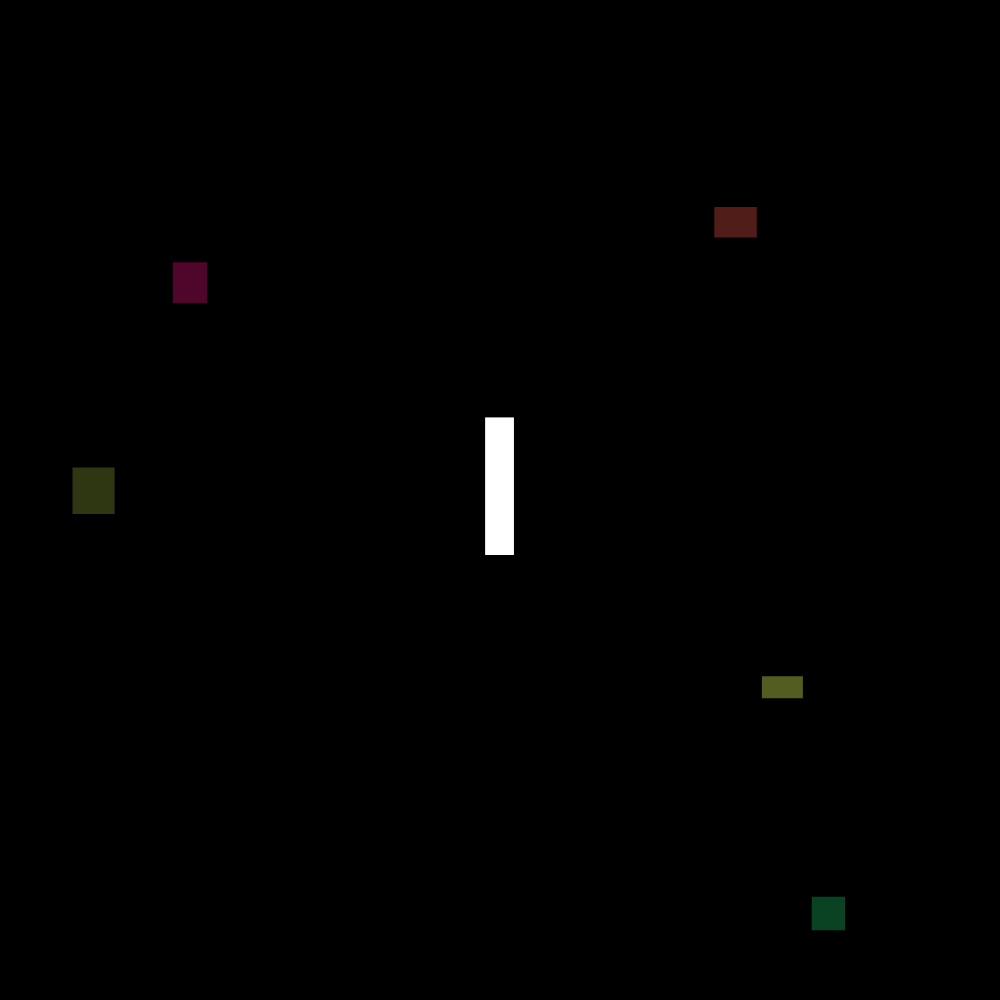
Frame 1 (no input)
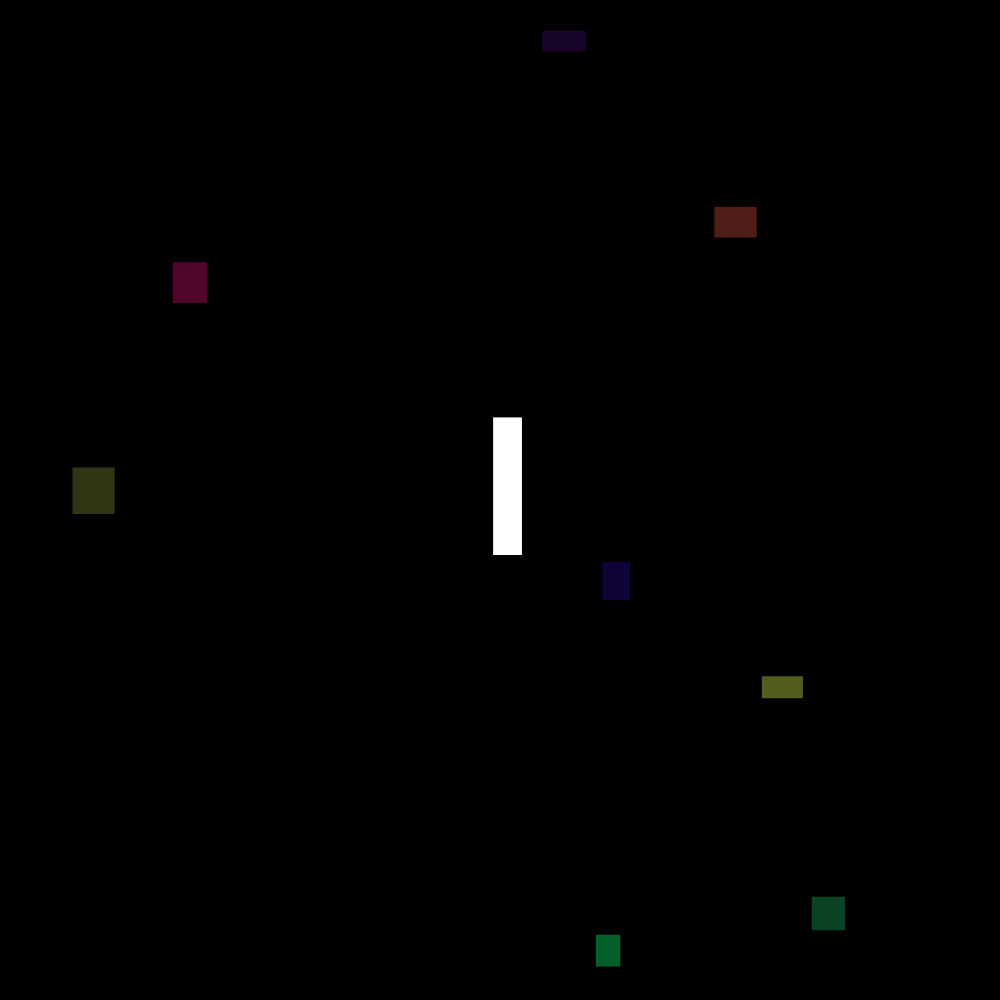
Frame 60 (no input)
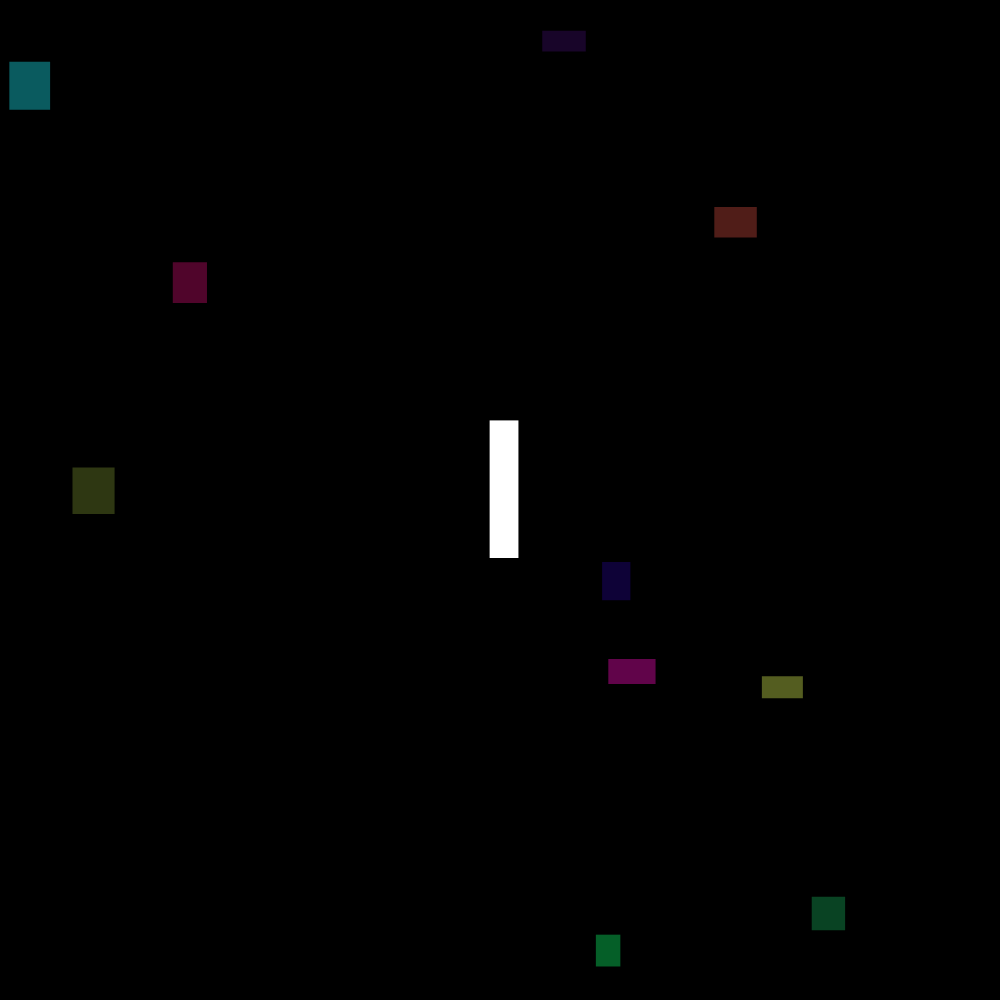
Frame 120 (the mouse pressed at the canvas centre since frame 60)

The p5.js sketch that drew these frames (run headless with seeded random() and noise() and a simulated clock; from frame 60 on, the mouse is pressed at the canvas centre):

// p5.js sketch
// ── sketch.js

const canvasWidth = 1000;
const canvasHeight = 1000;


let letterI;
let rectangles = [];

// хуярь канвас
function setup() {
  createCanvas(canvasWidth, canvasHeight);
  frameRate(60);

  // создать буквочку
  letterI = new LetterI(width/2, height/2);

  // ебашь прямоуг
  for (let i = 0; i < 5; i++) {
    addRectangle();
  }
}

// хуяррь круговую 
function draw() {
  background(0);


  for (let i = 0; i < rectangles.length; i++) {
    rectangles[i].draw();
  }


  letterI.update();
  letterI.draw();


  if (random() < 0.05) {
    addRectangle();
  }
}


function addRectangle() {
  const newRectangle = new Rectangle();
  rectangles.push(newRectangle);
}


class Rectangle {
  constructor() {
    this.x = random(width);
    this.y = random(height);
    this.width = random(20, 50);
    this.height = random(20, 50);
    this.color = color(random(255), random(255), random(255), 100);
    this.life = 60;
  }


  update() {
    this.life--;
  }


  draw() {
    if (this.life > 0) {
      fill(this.color);
      noStroke();
      rect(this.x, this.y, this.width, this.height);
    }
  }
}


class LetterI {
  constructor(x, y) {
    this.x = x;
    this.y = y;
    this.color = color(255);
    this.alpha = 0;
    this.alphaDir = 5;
  }


  update() {

    this.x += random(-1, 1);
    this.y += random(-1, 1);


    if (this.alpha <= 0 || this.alpha >= 255) {
      this.alphaDir *= -1;
    }
    this.alpha += this.alphaDir;
  }


  draw() {
    fill(this.color);
    noStroke();
    textSize(200);
    textAlign(CENTER, CENTER);
    textStyle(BOLD);
    text("I", this.x, this.y);
    fill(255, 255, 255, this.alpha);
    rect(0, 0, width, height);
  }
}
